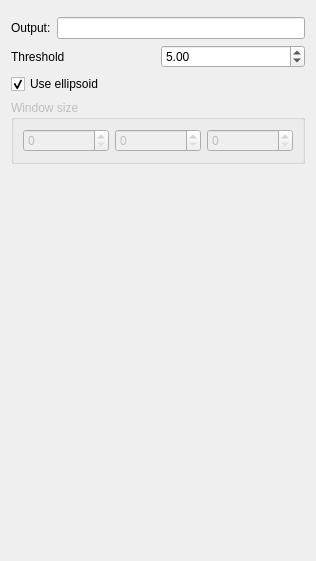
<?xml version="1.0" encoding="UTF-8"?>
<ui version="4.0">
 <class>LocalHighValues</class>
 <widget class="QWidget" name="LocalHighValues">
  <property name="geometry">
   <rect>
    <x>0</x>
    <y>0</y>
    <width>316</width>
    <height>561</height>
   </rect>
  </property>
  <property name="windowTitle">
   <string>Local high values</string>
  </property>
  <property name="AlgorithmCategory" stdset="0">
   <string>DEMO</string>
  </property>
  <property name="AlgorithmDescription" stdset="0">
   <string>This is a test</string>
  </property>
  <layout class="QVBoxLayout" name="verticalLayout">
   <item>
    <widget class="PropertySelector" name="Data_selector"/>
   </item>
   <item>
    <layout class="QHBoxLayout" name="horizontalLayout">
     <item>
      <widget class="QLabel" name="label">
       <property name="text">
        <string>Output:</string>
       </property>
      </widget>
     </item>
     <item>
      <widget class="QLineEdit" name="output"/>
     </item>
    </layout>
   </item>
   <item>
    <layout class="QHBoxLayout" name="horizontalLayout_2">
     <item>
      <widget class="QLabel" name="label_2">
       <property name="text">
        <string>Threshold</string>
       </property>
      </widget>
     </item>
     <item>
      <widget class="QDoubleSpinBox" name="threshold">
       <property name="maximum">
        <double>99999999.000000000000000</double>
       </property>
       <property name="value">
        <double>5.000000000000000</double>
       </property>
      </widget>
     </item>
    </layout>
   </item>
   <item>
    <widget class="QCheckBox" name="useEllipsoid">
     <property name="text">
      <string>Use ellipsoid</string>
     </property>
     <property name="checked">
      <bool>true</bool>
     </property>
    </widget>
   </item>
   <item>
    <widget class="QGroupBox" name="window_box">
     <property name="enabled">
      <bool>false</bool>
     </property>
     <property name="title">
      <string>Window size</string>
     </property>
     <layout class="QHBoxLayout" name="horizontalLayout_3">
      <item>
       <widget class="QSpinBox" name="spinBox"/>
      </item>
      <item>
       <widget class="QSpinBox" name="spinBox_2"/>
      </item>
      <item>
       <widget class="QSpinBox" name="spinBox_3"/>
      </item>
     </layout>
    </widget>
   </item>
   <item>
    <widget class="EllipsoidInput" name="Ellipsoid"/>
   </item>
   <item>
    <spacer name="verticalSpacer">
     <property name="orientation">
      <enum>Qt::Vertical</enum>
     </property>
     <property name="sizeHint" stdset="0">
      <size>
       <width>20</width>
       <height>152</height>
      </size>
     </property>
    </spacer>
   </item>
  </layout>
 </widget>
 <customwidgets>
  <customwidget>
   <class>EllipsoidInput</class>
   <extends>QWidget</extends>
   <header>GsTLAppli/extra/qtplugins/ellipsoid_input.h</header>
  </customwidget>
  <customwidget>
   <class>PropertySelector</class>
   <extends>QWidget</extends>
   <header>GsTLAppli/extra/qtplugins/selectors.h</header>
  </customwidget>
 </customwidgets>
 <resources/>
 <connections>
  <connection>
   <sender>useEllipsoid</sender>
   <signal>toggled(bool)</signal>
   <receiver>window_box</receiver>
   <slot>setDisabled(bool)</slot>
   <hints>
    <hint type="sourcelabel">
     <x>85</x>
     <y>188</y>
    </hint>
    <hint type="destinationlabel">
     <x>88</x>
     <y>256</y>
    </hint>
   </hints>
  </connection>
  <connection>
   <sender>useEllipsoid</sender>
   <signal>toggled(bool)</signal>
   <receiver>Ellipsoid</receiver>
   <slot>setEnabled(bool)</slot>
   <hints>
    <hint type="sourcelabel">
     <x>85</x>
     <y>188</y>
    </hint>
    <hint type="destinationlabel">
     <x>136</x>
     <y>368</y>
    </hint>
   </hints>
  </connection>
 </connections>
</ui>
